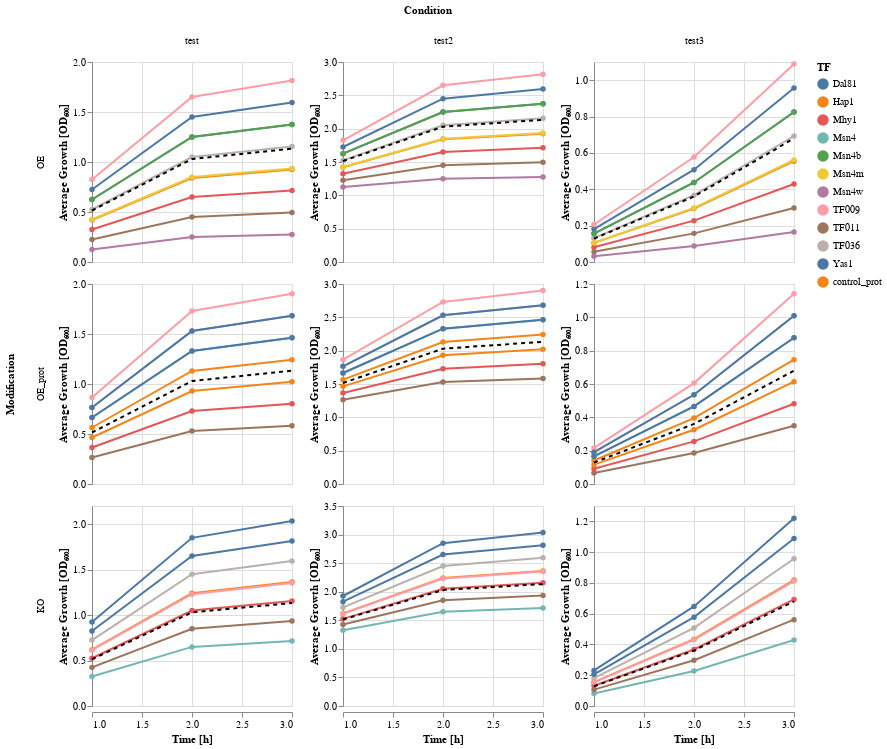

Source (notebook cell):
### Code cell
base = alt.Chart(data_for_plotting).encode(
    x=alt.X('time:Q', title='Time [h]'),
    y=alt.Y('average(growth):Q', title='Average Growth [OD\u2086\u2080\u2080]'),
    color=alt.Color('TF:N', title='TF')
).properties(
    width=200,
    height=200
)

# Step 3: Control layer
control_layer = alt.Chart(data_for_plotting).transform_filter(
    alt.datum.modification == 'control'
).mark_line(strokeDash=[4, 4], color='black').encode(
    x=alt.X('time:Q', title='Time [h]'),
    y=alt.Y('average(growth):Q', title='Average Growth [OD\u2086\u2080\u2080]'),
    detail='TF:N'
)

# Step 4: Modified strains layer (OE/KO)
mod_layer = base.transform_filter(
    alt.datum.modification != 'control'
).mark_line(point=True)

# Step 5: Layer and facet using mod_facet_group
layered = alt.layer(mod_layer, control_layer)

chart = layered.facet(
    row=alt.Row('plot_config:N', sort = row_order, title='Modification'),
    column=alt.Column('condition:N', sort = column_order, title='Condition'),
    spacing=10
).configure_view(
    continuousWidth=width,
    continuousHeight=height
).resolve_scale(
    y='independent'
)

chart

### Figure 1 — Vega-Lite specification as saved in the notebook (floating-point values rounded to 4 significant figures; data arrays with more than 128 entries replaced by an {"elided": "..."} marker saying what was removed)
{"config": {"view": {"continuousWidth": 300, "continuousHeight": 300}}, "data": {"name": "data-166b0986ee57ec8607f06e0e16dae15c"}, "facet": {"column": {"field": "condition", "sort": [], "title": "Condition", "type": "nominal"}, "row": {"field": "plot_config", "sort": ["OE", "OE_prot", "KO"], "title": "Modification", "type": "nominal"}}, "spec": {"layer": [{"mark": {"type": "line", "point": true}, "encoding": {"color": {"field": "TF", "title": "TF", "type": "nominal"}, "x": {"field": "time", "title": "Time [h]", "type": "quantitative"}, "y": {"aggregate": "average", "field": "growth", "title": "Average Growth [OD₆₀₀]", "type": "quantitative"}}, "transform": [{"filter": "(datum.modification !== 'control')"}]}, {"mark": {"type": "line", "color": "black", "strokeDash": [4, 4]}, "encoding": {"detail": {"field": "TF", "type": "nominal"}, "x": {"field": "time", "title": "Time [h]", "type": "quantitative"}, "y": {"aggregate": "average", "field": "growth", "title": "Average Growth [OD₆₀₀]", "type": "quantitative"}}, "transform": [{"filter": "(datum.modification === 'control')"}]}], "height": 200, "width": 200}, "resolve": {"scale": {"y": "independent"}}, "spacing": 10, "$schema": "https://vega.github.io/schema/vega-lite/v5.16.3.json", "datasets": {"data-166b0986ee57ec8607f06e0e16dae15c": {"elided": "1116 records"}}}
